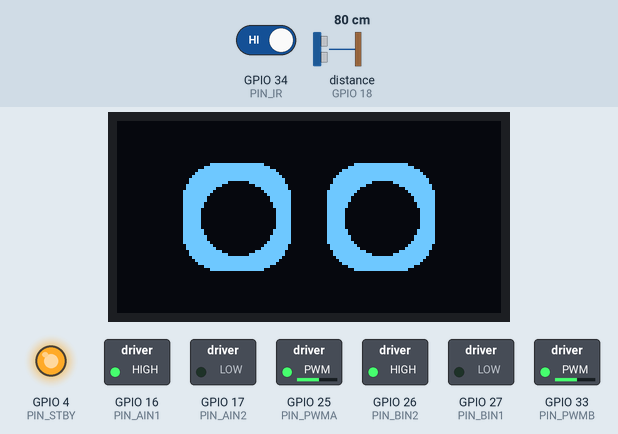
A sketch run on a simulated ESP32. Shown: 128×64 one-colour display, switched loads named in the sketch (green lamp = pin HIGH), output pins drawn as LEDs (lit = HIGH). Wiring (inferred from the names in the program): ultrasonic range finder: trigger GPIO 5; echo GPIO 18. Dashed ring = blinking. Inputs (shaded band) come from the test bench; at power-on: GPIO 34 (PIN_IR) HIGH, distance to the obstacle (sensor on GPIO 18) 80 cm. The echo pulse lasts 58.3 µs per cm; random numbers use the default seed unless the sketch sets one; EEPROM starts erased; pins used as bus, display or sensor lines are not drawn; what the sketch prints to the serial monitor is not drawn.

Above: at 0.66 s.
1.3 s: GPIO 34 (PIN_IR) driven LOW
At 2.5 s:
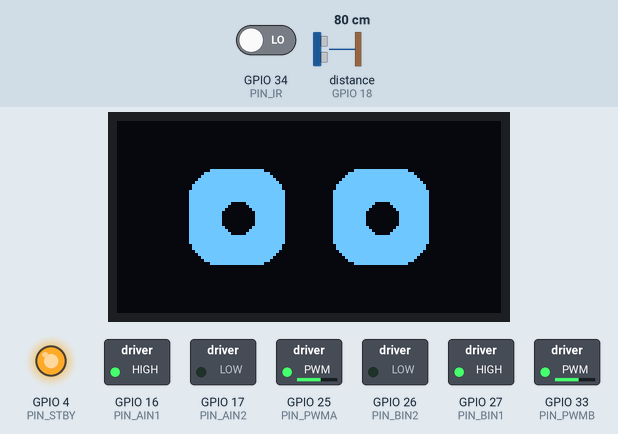
4.9 s: distance to the obstacle (sensor on GPIO 18) set to 18 cm
At 8.0 s:
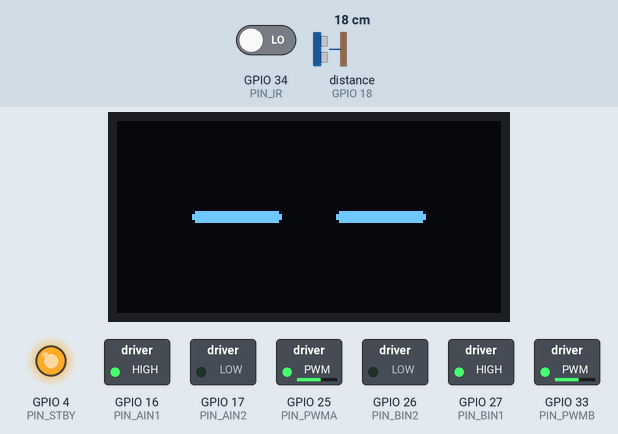
8.5 s: distance to the obstacle (sensor on GPIO 18) set to 16 cm
At 11.9 s:
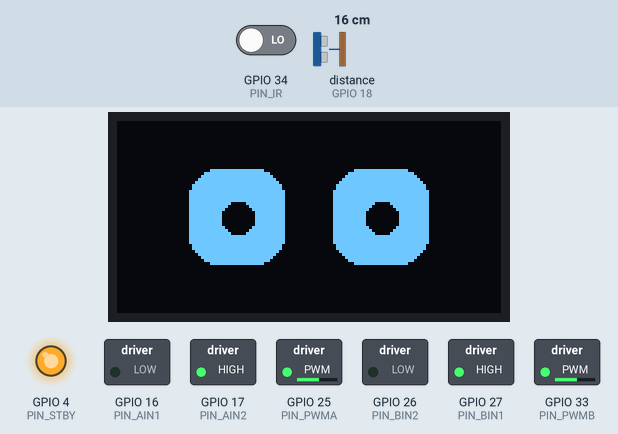
12.1 s: distance to the obstacle (sensor on GPIO 18) set to 35 cm
At 14.0 s:
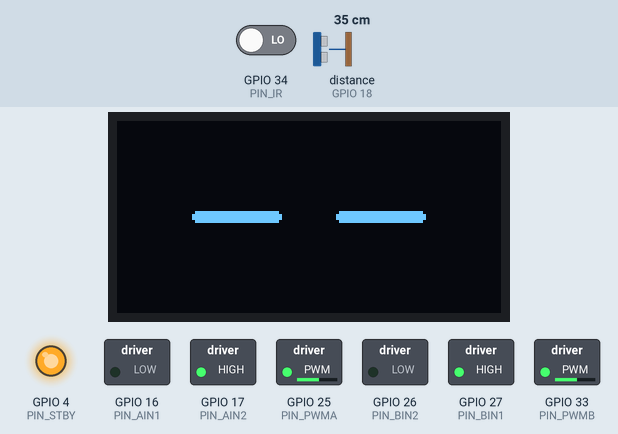
15.6 s: distance to the obstacle (sensor on GPIO 18) set to 9 cm
At 17.4 s:
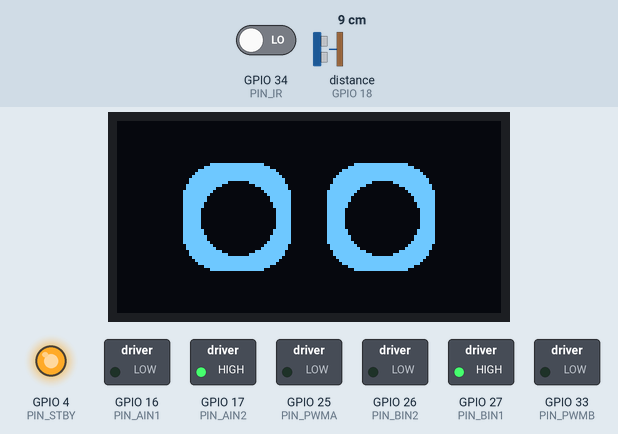
19.2 s: distance to the obstacle (sensor on GPIO 18) set to 60 cm
Timing chart, 0 to 66.1 s (numbered marks = the images above; inputs shaded):
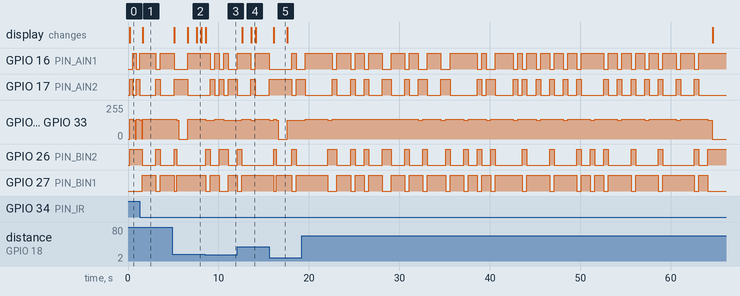

Measured:
- the behaviour switches between 18 and 17 cm on distance to the obstacle (sensor on GPIO 18) (found by bisection; images 2 and 3)
- after the input at 1.3 s, the display: changes after 0.31 s (image 1)
- after the input at 4.9 s, GPIO 25 (PIN_PWMA), GPIO 33 (PIN_PWMB): 150/255 → 140/255 after 0.46 s, → 0/255 0.25 s later, → 150/255 0.98 s later; the display: first changes after 0.21 s (image 2 shows a later state)
- after the input at 8.5 s, GPIO 16 (PIN_AIN1): goes LOW 0.50 s, HIGH 0.50 s, LOW 0.50 s, HIGH 0.50 s, LOW 1.0 s, then HIGH, starting after 0.59 s; GPIO 17 (PIN_AIN2): goes HIGH 0.50 s, LOW 0.50 s, HIGH 0.50 s, LOW 0.50 s, HIGH 1.0 s, then LOW, starting after 0.59 s
- after the input at 12.1 s, GPIO 25 (PIN_PWMA), GPIO 33 (PIN_PWMB): 140/255 → 150/255 after 0.49 s, → 140/255 1.0 s later, → 150/255 0.50 s later, → 140/255 1.5 s later; the display: first changes after 0.52 s (image 4 shows a later state)
- after the input at 15.6 s, GPIO 26 (PIN_BIN2): LOW → HIGH after 0.51 s, → LOW 0.25 s later, → HIGH 1.7 s later, → LOW 0.50 s later; GPIO 27 (PIN_BIN1): HIGH → LOW after 0.51 s, → HIGH 0.25 s later, → LOW 1.7 s later, → HIGH 0.50 s later
- what the display in image 2 shows lasts 0.5 s, from 7.6 s to 8.1 s

The sketch:

cat_robot.ino
```cpp
/*
 * cat_robot - ESP32 tabletop pet
 * TB6612 + 2 BO motors, HC-SR04, IR edge sensor, SSD1306 OLED.
 * 4x3 Q-table (qtable.h) trained offline, keeps learning + saves to NVS.
 *
 * Power: 2S pack -> ESP32 VIN + TB6612 VM. Rest off the 3V3 pin.
 * Keep WiFi/BT off or the onboard regulator cooks. See docs/wiring.md.
 */

#include <Wire.h>
#include <Adafruit_GFX.h>
#include <Adafruit_SSD1306.h>
#include <Preferences.h>
#include "qtable.h"

// --- pins ---
#define PIN_SDA      21
#define PIN_SCL      22

#define PIN_TRIG      5
#define PIN_ECHO     18      // sensor at 3.3V, no divider needed

#define PIN_IR       34      // input-only pin, IR points down at the table

// TB6612
#define PIN_STBY      4
#define PIN_AIN1     16      // left
#define PIN_AIN2     17
#define PIN_PWMA     25
#define PIN_BIN1     27      // right
#define PIN_BIN2     26
#define PIN_PWMB     33

// flip to LOW if the cat thinks it's always at an edge (modules vary)
#define IR_EDGE_LEVEL  HIGH

#define SCREEN_W 128
#define SCREEN_H 64
#define OLED_ADDR 0x3C
Adafruit_SSD1306 display(SCREEN_W, SCREEN_H, &Wire, -1);

// --- Q-learning ---
enum { S_DANGER = 0, S_CLOSE, S_COMFORTABLE, S_CLEAR };
enum { A_FORWARD = 0, A_TURN, A_REVERSE };

float Q[Q_STATES][Q_ACTIONS];

const float ALPHA   = 0.20f;
const float GAMMA   = 0.90f;
float       epsilon = 0.15f;   // decays toward EPS_MIN
const float EPS_MIN = 0.05f;
const float EPS_DECAY = 0.9995f;

// state cutoffs, cm
const float T_DANGER = 6.0f;
const float T_CLOSE  = 18.0f;
const float T_COMF   = 40.0f;

// --- motors ---
// BO motors are 3-6V, pack is 7.4V, so cap the duty. drop DRIVE_SPEED if jittery.
const int MAX_DUTY    = 160;   // ~4.7V average off 7.4V
const int DRIVE_SPEED = 150;
const int TURN_SPEED  = 140;

// --- timing ---
const unsigned long TICK_MS      = 500;
const unsigned long SAVE_MS      = 60000;
const unsigned long IDLE_MS      = 45000;   // doze threshold
const unsigned long STARTLE_MS   = 1500;
const float STARTLE_DROP_CM      = 15.0f;   // this much closer in one tick = flinch
const float IDLE_MOVE_CM         = 8.0f;    // smaller change = "didn't move"

Preferences prefs;

int   prevState  = S_CLEAR;
int   prevAction = -1;
float lastDist   = 100.0f;
float idleAnchor = 100.0f;

unsigned long lastTick    = 0;
unsigned long lastSave    = 0;
unsigned long lastChange  = 0;
unsigned long startleUntil = 0;
unsigned long stepCount   = 0;

enum { FACE_SOFT, FACE_WIDE, FACE_NARROW, FACE_STARTLED, FACE_SLEEPY, FACE_BLINK };

// --- sensors ---
float readDistanceCm() {
  digitalWrite(PIN_TRIG, LOW);
  delayMicroseconds(2);
  digitalWrite(PIN_TRIG, HIGH);
  delayMicroseconds(10);
  digitalWrite(PIN_TRIG, LOW);

  long dur = pulseIn(PIN_ECHO, HIGH, 25000UL);   // ~4m timeout
  if (dur == 0) return 200.0f;                   // no echo, call it far
  float cm = (dur * 0.0343f) / 2.0f;
  if (cm < 2.0f)   cm = 2.0f;
  if (cm > 200.0f) cm = 200.0f;
  return cm;
}

int stateFromDistance(float cm) {
  if (cm < T_DANGER) return S_DANGER;
  if (cm < T_CLOSE)  return S_CLOSE;
  if (cm < T_COMF)   return S_COMFORTABLE;
  return S_CLEAR;
}

bool atEdge() {
  return digitalRead(PIN_IR) == IR_EDGE_LEVEL;
}

// --- motors ---
int cap(int duty) { return duty > MAX_DUTY ? MAX_DUTY : duty; }

void driveMotor(int in1, int in2, int pwmPin, int speed, bool forward) {
  digitalWrite(in1, forward ? HIGH : LOW);
  digitalWrite(in2, forward ? LOW  : HIGH);
  analogWrite(pwmPin, cap(speed));
}

void stopMotors() {
  analogWrite(PIN_PWMA, 0);
  analogWrite(PIN_PWMB, 0);
}

void goForward() {
  driveMotor(PIN_AIN1, PIN_AIN2, PIN_PWMA, DRIVE_SPEED, true);
  driveMotor(PIN_BIN1, PIN_BIN2, PIN_PWMB, DRIVE_SPEED, true);
}

void goReverse() {
  driveMotor(PIN_AIN1, PIN_AIN2, PIN_PWMA, DRIVE_SPEED, false);
  driveMotor(PIN_BIN1, PIN_BIN2, PIN_PWMB, DRIVE_SPEED, false);
}

void spinTurn() {
  bool right = random(0, 2);                      // pick a side
  driveMotor(PIN_AIN1, PIN_AIN2, PIN_PWMA, TURN_SPEED, right);
  driveMotor(PIN_BIN1, PIN_BIN2, PIN_PWMB, TURN_SPEED, !right);
}

void doAction(int a) {
  switch (a) {
    case A_FORWARD: goForward(); break;
    case A_TURN:    spinTurn();  break;
    case A_REVERSE: goReverse(); break;
  }
}

// --- reward (kept identical to sim/train.py) ---
float rewardFor(int action, int newState) {
  switch (newState) {
    case S_DANGER:
      return (action == A_FORWARD) ? -11.0f : -6.0f;
    case S_CLOSE:
      return (action == A_FORWARD) ? -1.0f : 1.0f;
    case S_COMFORTABLE:
      if (action == A_FORWARD) return  5.0f;
      if (action == A_REVERSE) return -3.0f;
      return 0.0f;
    default: // S_CLEAR
      return (action == A_FORWARD) ? 1.0f : 0.0f;
  }
}

int bestAction(int s) {
  int best = 0;
  for (int a = 1; a < Q_ACTIONS; a++)
    if (Q[s][a] > Q[s][best]) best = a;
  return best;
}

int chooseAction(int s) {
  if ((random(0, 10000) / 10000.0f) < epsilon) return random(0, Q_ACTIONS);
  return bestAction(s);
}

// --- NVS (48-byte table) ---
void loadTable() {
  prefs.begin("cat", false);
  size_t want = sizeof(Q);
  if (prefs.getBytesLength("qtable") == want)
    prefs.getBytes("qtable", Q, want);            // resume
  else
    memcpy(Q, Q_INIT, want);                      // first boot
  prefs.end();
}

void saveTable() {
  prefs.begin("cat", false);
  prefs.putBytes("qtable", Q, sizeof(Q));
  prefs.end();
}

// --- face ---
const int LX = 40, RX = 88, EY = 32;             // eye centers

void drawEye(int cx, int cy, int w, int h, int pr, int pdx, int pdy) {
  int r = min(w, h) / 3;
  display.fillRoundRect(cx - w / 2, cy - h / 2, w, h, r, SSD1306_WHITE);
  if (pr > 0) display.fillCircle(cx + pdx, cy + pdy, pr, SSD1306_BLACK);
}

void renderFace(int face) {
  display.clearDisplay();
  switch (face) {
    case FACE_SOFT:                              // content / following
      drawEye(LX, EY, 30, 24, 6, 0, 0);
      drawEye(RX, EY, 30, 24, 6, 0, 0);
      break;
    case FACE_WIDE:                              // alert / curious
      drawEye(LX, EY, 32, 32, 5, 0, 0);
      drawEye(RX, EY, 32, 32, 5, 0, 0);
      break;
    case FACE_NARROW:                            // squint / danger
      drawEye(LX, EY, 32, 12, 4, 0, 0);
      drawEye(RX, EY, 32, 12, 4, 0, 0);
      break;
    case FACE_STARTLED:                          // big pupils
      drawEye(LX, EY, 36, 36, 12, 0, 0);
      drawEye(RX, EY, 36, 36, 12, 0, 0);
      break;
    case FACE_SLEEPY:                            // half shut + zZ
      drawEye(LX, EY + 6, 30, 7, 0, 0, 0);
      drawEye(RX, EY + 6, 30, 7, 0, 0, 0);
      display.setTextSize(1);
      display.setTextColor(SSD1306_WHITE);
      display.setCursor(104, 6); display.print("z");
      display.setCursor(112, 0); display.print("Z");
      break;
    case FACE_BLINK:
      drawEye(LX, EY, 30, 4, 0, 0, 0);
      drawEye(RX, EY, 30, 4, 0, 0, 0);
      break;
  }
  display.display();
}

int faceForState(int s) {
  switch (s) {
    case S_DANGER:      return FACE_NARROW;
    case S_CLOSE:       return FACE_WIDE;
    case S_COMFORTABLE: return FACE_SOFT;
    default:            return FACE_WIDE;
  }
}

// --- reflexes (run outside the Q-loop) ---
void edgeReflex() {                              // IR sees a drop, back away
  renderFace(FACE_STARTLED);
  stopMotors();
  delay(80);
  goReverse();
  delay(350);
  spinTurn();
  delay(300);
  stopMotors();
  lastChange = millis();
  lastDist   = readDistanceCm();
}

void startleReflex() {                           // something rushed in
  startleUntil = millis() + STARTLE_MS;
  renderFace(FACE_STARTLED);
  goReverse();
  delay(250);
  spinTurn();
  delay(250);
  stopMotors();
}

void qTick() {
  float dist  = readDistanceCm();
  int   state = stateFromDistance(dist);

  if ((lastDist - dist) > STARTLE_DROP_CM) {     // fast approach -> flinch
    lastDist   = dist;
    lastChange = millis();
    startleReflex();
    return;
  }

  // learn from the previous action's outcome
  if (prevAction >= 0) {
    float r = rewardFor(prevAction, state);
    float maxNext = Q[state][bestAction(state)];
    Q[prevState][prevAction] += ALPHA * (r + GAMMA * maxNext - Q[prevState][prevAction]);
  }

  // reset the idle timer if it actually moved
  if (fabs(dist - idleAnchor) > IDLE_MOVE_CM) {
    idleAnchor = dist;
    lastChange = millis();
  }

  if ((millis() - lastChange) > IDLE_MS) {       // dozing
    stopMotors();
    renderFace(FACE_SLEEPY);
  } else {
    int a = chooseAction(state);
    doAction(a);
    prevState  = state;
    prevAction = a;
    if (state == S_COMFORTABLE && random(0, 5) == 0) renderFace(FACE_BLINK);
    else renderFace(faceForState(state));
  }

  epsilon = max(EPS_MIN, epsilon * EPS_DECAY);
  stepCount++;
  lastDist = dist;
}

void setup() {
  Serial.begin(115200);

  pinMode(PIN_TRIG, OUTPUT);
  pinMode(PIN_ECHO, INPUT);
  pinMode(PIN_IR,   INPUT);

  pinMode(PIN_STBY, OUTPUT);
  pinMode(PIN_AIN1, OUTPUT);
  pinMode(PIN_AIN2, OUTPUT);
  pinMode(PIN_BIN1, OUTPUT);
  pinMode(PIN_BIN2, OUTPUT);
  digitalWrite(PIN_STBY, HIGH);
  stopMotors();

  randomSeed(esp_random());

  Wire.begin(PIN_SDA, PIN_SCL);
  if (!display.begin(SSD1306_SWITCHCAPVCC, OLED_ADDR)) {
    Serial.println("no SSD1306 - check I2C wiring/address");
    while (true) delay(1000);
  }

  loadTable();

  unsigned long now = millis();
  lastTick = lastSave = lastChange = now;
  lastDist = idleAnchor = readDistanceCm();

  renderFace(FACE_WIDE);
}

void loop() {
  // cliff check first every loop - falling off the table is the worst case
  if (atEdge()) {
    edgeReflex();
    return;
  }

  if (millis() < startleUntil) return;           // hold the startle pose

  if (millis() - lastTick >= TICK_MS) {
    lastTick = millis();
    qTick();
  }

  if (millis() - lastSave >= SAVE_MS) {
    lastSave = millis();
    saveTable();
    Serial.printf("[save] step=%lu eps=%.3f  Q: D[%.1f %.1f %.1f] CL[%.1f %.1f %.1f] CF[%.1f %.1f %.1f] CR[%.1f %.1f %.1f]\n",
      stepCount, epsilon,
      Q[0][0],Q[0][1],Q[0][2], Q[1][0],Q[1][1],Q[1][2],
      Q[2][0],Q[2][1],Q[2][2], Q[3][0],Q[3][1],Q[3][2]);
  }
}
```

qtable.h
```cpp
// Auto-generated by sim/train.py - do not edit by hand.
// 4 distance states x 3 actions. Loaded into the ESP32 as the
// starting Q-table; the robot keeps learning on top of this.
#ifndef QTABLE_H
#define QTABLE_H

#define Q_STATES  4
#define Q_ACTIONS 3

const float Q_INIT[Q_STATES][Q_ACTIONS] = {
  { 3.2412f, 16.0667f, 15.0481f },   // Danger
  { 6.1332f, 15.1756f, 13.3114f },   // Close
  { 15.6090f, 14.5928f, 12.7760f },   // Comfortable
  { 18.1691f, 15.3997f, 17.2904f },   // Clear
};

#endif // QTABLE_H
```
